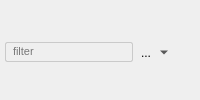
      <widget class="QWidget" name="filterWidget" native="true">
       <layout class="QHBoxLayout" name="horizontalLayout_5">
        <property name="spacing">
         <number>1</number>
        </property>
        <property name="leftMargin">
         <number>5</number>
        </property>
        <property name="topMargin">
         <number>5</number>
        </property>
        <property name="rightMargin">
         <number>5</number>
        </property>
        <property name="bottomMargin">
         <number>0</number>
        </property>
        <item>
         <widget class="QLineEdit" name="filterLineEdit">
          <property name="styleSheet">
           <string notr="true">QLineEdit {
     border: 1px solid palette(midlight);
	 border-radius: 2px;
     padding: 0 5px 2px 5px;
     background: transparent;
	font-size: 11px;
 }</string>
          </property>
          <property name="placeholderText">
           <string>filter</string>
          </property>
          <property name="clearButtonEnabled">
           <bool>true</bool>
          </property>
         </widget>
        </item>
        <item>
         <widget class="QToolButton" name="filterToolButton">
          <property name="toolTip">
           <string>Filter variables</string>
          </property>
          <property name="text">
           <string>...</string>
          </property>
          <property name="icon">
           <iconset resource="../icons/icons.qrc">
            <normaloff>:/icons/filter.png</normaloff>:/icons/filter.png</iconset>
          </property>
          <property name="checkable">
           <bool>true</bool>
          </property>
          <property name="popupMode">
           <enum>QToolButton::MenuButtonPopup</enum>
          </property>
          <property name="toolButtonStyle">
           <enum>Qt::ToolButtonIconOnly</enum>
          </property>
          <property name="autoRaise">
           <bool>true</bool>
          </property>
         </widget>
        </item>
        <item>
         <widget class="QToolButton" name="tableViewToolButton">
          <property name="toolTip">
           <string>Toggle list view</string>
          </property>
          <property name="icon">
           <iconset resource="../icons/icons.qrc">
            <normaloff>:/icons/list-16x16.png</normaloff>:/icons/list-16x16.png</iconset>
          </property>
          <property name="checkable">
           <bool>true</bool>
          </property>
          <property name="autoRaise">
           <bool>true</bool>
          </property>
         </widget>
        </item>
       </layout>
      </widget>
